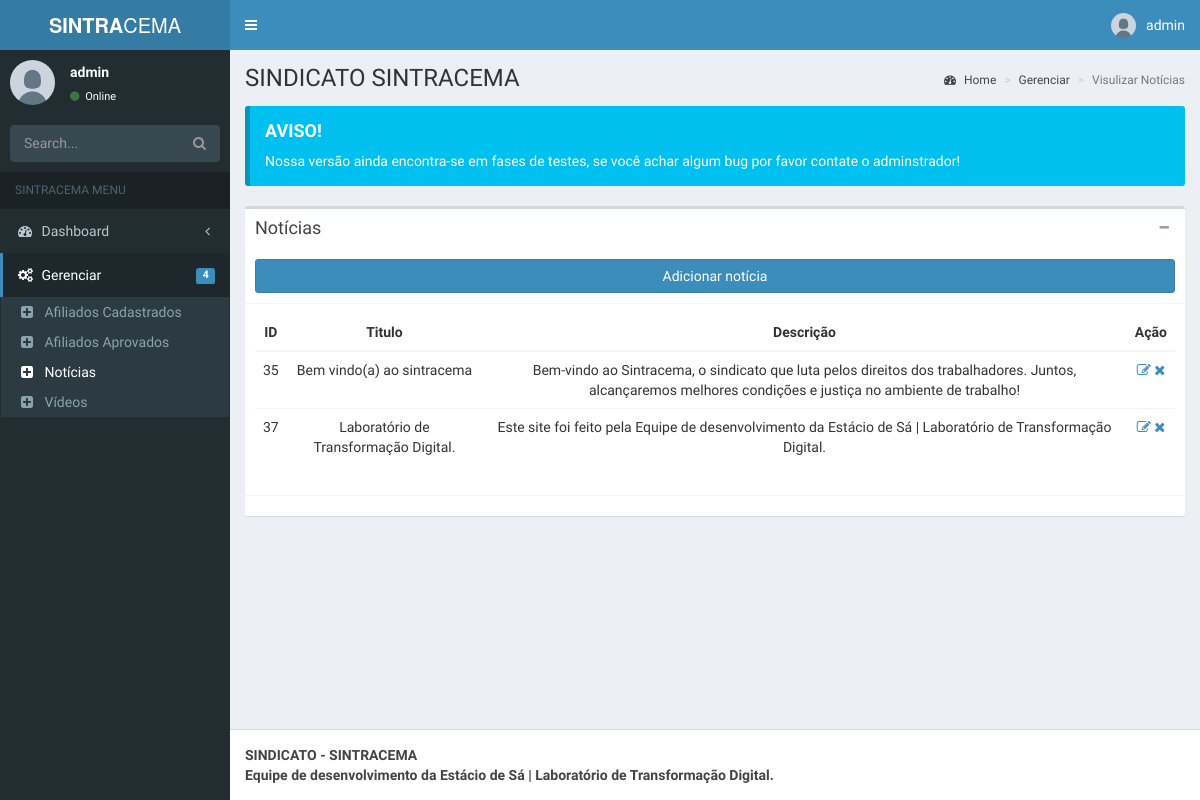
The page /admin/pages/layout/noticias.php (signed in) on the database its author committed.
### tables this page shows
CREATE TABLE `noticias` (
  `id` int(11) NOT NULL,
  `titulo` varchar(100) NOT NULL,
  `descricao` varchar(255) NOT NULL,
  `caminho` varchar(255) NOT NULL,
  `data_upload` datetime NOT NULL DEFAULT current_timestamp()
);

### admin/pages/layout/noticias.php (the view, shortened to what this page needs)
<?php
    include('../../../db/conexao.php');
?>
<!DOCTYPE html>
<html>
  <head>
    <link rel="stylesheet" href="../../bootstrap/css/bootstrap.min.css">
    <link rel="stylesheet" href="https://maxcdn.bootstrapcdn.com/font-awesome/4.4.0/css/font-awesome.min.css">
    <link rel="stylesheet" href="https://code.ionicframework.com/ionicons/2.0.1/css/ionicons.min.css">
    <link rel="stylesheet" href="../../dist/css/AdminLTE.min.css">
    <link rel="stylesheet" href="../../dist/css/skins/_all-skins.min.css">
  <body class="hold-transition skin-blue fixed sidebar-mini">
    <div class="wrapper">
      <header class="main-header">
        <a href="../../index.php" class="logo">
          <span class="logo-lg"><b>SINTRA</b>CEMA</span>
        </a>
        <nav class="navbar navbar-static-top" role="navigation">
          <a href="#" class="sidebar-toggle" data-toggle="offcanvas" role="button">
          </a>
          <div class="navbar-custom-menu">
            <ul class="nav navbar-nav">
              <li class="dropdown user user-menu">
                <a href="#" class="dropdown-toggle" data-toggle="dropdown">
                  <img src="../../dist/img/user.jpg" class="user-image" alt="User Image">
                  <span class="hidden-xs"><?php echo $_SESSION['nome']; ?></span>
                </a>
              </li>
            </ul>
          </div>
        </nav>
      </header>
      <aside class="main-sidebar">
      <section class="sidebar">
        <div class="user-panel">
          <div class="pull-left image">
            <img src="../../dist/img/user.jpg" class="img-circle" alt="User Image">
          </div>
          <div class="pull-left info">
            <p><?php echo $_SESSION['nome']; ?></p>
            <a href="#"><i class="fa fa-circle text-success"></i> Online</a>
          </div>
        </div>
        <form action="#" method="get" class="sidebar-form">
          <div class="input-group">
            <input type="text" name="q" class="form-control" placeholder="Search...">
            <span class="input-group-btn">
              <button type="submit" name="search" id="search-btn" class="btn btn-flat"><i class="fa fa-search"></i></button>
            </span>
          </div>
        </form>
        <ul class="sidebar-menu">
          <li class="header">SINTRACEMA MENU</li>
          <li class="treeview">
            <a href="#">
              <i class="fa fa-dashboard"></i> <span>Dashboard</span> <i class="fa fa-angle-left pull-right"></i>
            </a>
          </li>
          <li class="treeview active">
            <a href="#">
              <i class="fa fa-gears"></i>
              <span>Gerenciar</span>
              <span class="label label-primary pull-right">4</span>
            </a>
            <ul class="treeview-menu">
              <li><a href="afiliados.php"><i class="fa fa-plus-square"></i> Afiliados Cadastrados</a></li>
              <li><a href="afiliadosAprovados.php"><i class="fa fa-plus-square"></i> Afiliados Aprovados</a></li>
              <li class="active"><a href="noticias.php"><i class="fa fa-plus-square"></i> Notícias</a></li>
              <li><a href="videos.php"><i class="fa fa-plus-square"></i> Vídeos</a></li>
            </ul>
          </li>
      </section>
    </aside>
      <div class="content-wrapper">
        <section class="content-header">
          <h1>
            SINDICATO SINTRACEMA
          </h1>
          <ol class="breadcrumb">
            <li><a href="#"><i class="fa fa-dashboard"></i> Home</a></li>
            <li><a href="#">Gerenciar</a></li>
            <li class="active">Visulizar Notícias</li>
          </ol>
        </section>
        <section class="content">
          <div class="callout callout-info">
            <h4>AVISO!</h4>
            <p>Nossa versão ainda encontra-se em fases de testes, se você achar algum bug por favor contate o adminstrador!</p>
          </div>
          <div class="box">
            <div class="box-header with-border">
              <h3 class="box-title">Notícias</h3>
              <div class="box-tools pull-right">
                <button class="btn btn-box-tool" data-widget="collapse" data-toggle="tooltip" title="Collapse"><i class="fa fa-minus"></i></button>
              </div>
              <br><br>
              <a href="cadastro-de-noticias.php"><button class="btn btn-block btn-primary">Adicionar notícia</button></a>
            </div>
            <div class="box-body">
  <div>
    <table class="table table-hover text-center">
      <thead class="table-dark">
        <tr>
          <th scope="col">ID</th>
          <th scope="col">Titulo</th>
          <th scope="col">Descrição</th>
          <th scope="col">Ação</th>
        </tr>
      </thead>
      <tbody>
        <?php
            $sql = "SELECT * FROM noticias";
            $result = mysqli_query($mysqli, $sql);
            while ($row = mysqli_fetch_assoc($result)) {
        ?>
            <tr>
                <td><?php echo $row["id"] ?></td>
                <td><?php echo $row["titulo"] ?></td>
                <td><?php echo $row["descricao"] ?></td>
                <td>
                <a href="edit-noticias.php?id=<?php echo $row["id"] ?>" class="link-dark"><i class="fa fa-edit"></i></a>
                <a href="delete-noticias.php?id=<?php echo $row["id"] ?>" class="link-dark"><i class="fa fa-remove"></i></a>
                </td>
            </tr>
        <?php
            }
        ?>
      </tbody>
    </table>
  </div>
            </div>
            <div class="box-footer">
            </div>
          </div>
        </section>
      </div>
      <footer class="main-footer">
        <strong>SINDICATO - SINTRACEMA <br> Equipe de desenvolvimento da Estácio de Sá | Laboratório de Transformação Digital.</strong>
      </footer>
    </div>
  </body>
</html>

### rows shown on the page
noticias: id "35", titulo "Bem vindo(a) ao sintracema", descricao "Bem-vindo ao Sintracema, o sindicato que luta pelos direitos dos trabalhadores. Juntos, alcançaremos melhores condições e justiça no ambiente de trabalho!"
noticias: id "37", titulo "Laboratório de Transformação Digital.", descricao "Este site foi feito pela Equipe de desenvolvimento da Estácio de Sá | Laboratório de Transformação Digital."

### other values the page prints
$_SESSION['nome'] "admin"
